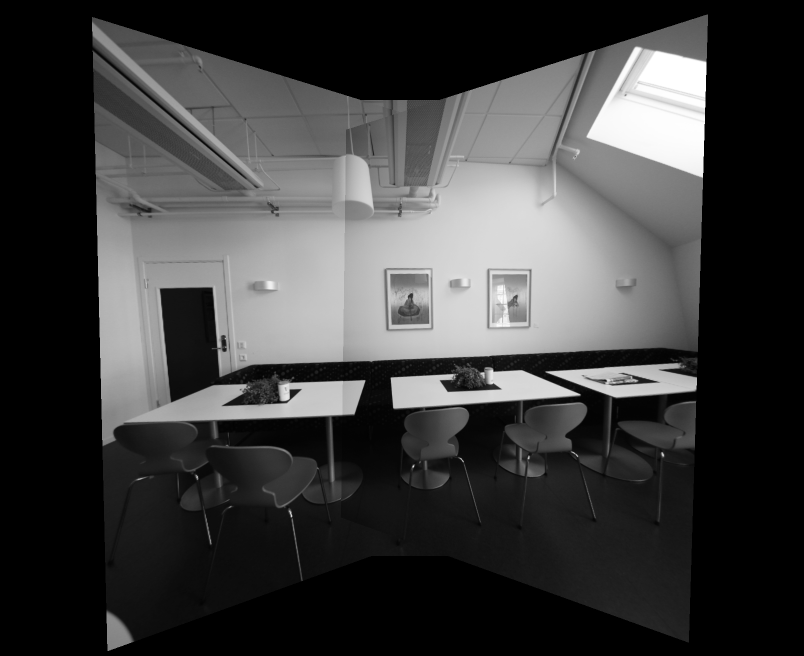
#> input picture Panoramas/output_homography.png, 1608 x 1312 px (shown at 1/2 size)
$ python main.py 3 output_homography.png output_homography_lpb.png output_cylindrical.png out.png
#> lines starting #> are read from the running program, lines starting #| are printed output that depends on the picture; after the words box and inside, x2 and y2 are one past the last pixel; in counts of white or black regions, pixels touching at a corner belong together
# Instructions:
# Do not change the output file names, use the helper functions as you see fit

import os
import sys
import cv2
import numpy as np
import matplotlib.pyplot as plt
import math


def Laplacian_Pyramid_Blending_with_mask(A, B, m, num_levels=6):
    # assume mask is float32 [0,1]

    # generate Gaussian pyramid for A,B and mask
    GA = A.copy()
    GB = B.copy()
    GM = m.copy()
    gpA = [GA]
    gpB = [GB]
    gpM = [GM]
    for i in xrange(num_levels):
        GA = cv2.pyrDown(GA)
        GB = cv2.pyrDown(GB)
        GM = cv2.pyrDown(GM)
        gpA.append(np.float32(GA))
        gpB.append(np.float32(GB))
        gpM.append(np.float32(GM))

    # generate Laplacian Pyramids for A,B and masks
    lpA = [gpA[num_levels - 1]
          ]  # the bottom of the Lap-pyr holds the last (smallest) Gauss level
    lpB = [gpB[num_levels - 1]]
    gpMr = [gpM[num_levels - 1]]
    for i in xrange(num_levels - 1, 0, -1):
        # Laplacian: subtarct upscaled version of lower level from current level
        # to get the high frequencies
        LA = np.subtract(gpA[i - 1], cv2.pyrUp(gpA[i]))
        LB = np.subtract(gpB[i - 1], cv2.pyrUp(gpB[i]))
        lpA.append(LA)
        lpB.append(LB)
        gpMr.append(gpM[i - 1])  # also reverse the masks

    # Now blend images according to mask in each level
    LS = []
    for la, lb, gm in zip(lpA, lpB, gpMr):
        ls = la * gm + lb * (1.0 - gm)
        LS.append(ls)

    # now reconstruct
    ls_ = LS[0]
    for i in xrange(1, num_levels):
        ls_ = cv2.pyrUp(ls_)
        ls_ = cv2.add(ls_, LS[i])

    return ls_


# [15 lines left out: function help_message, not called in this run]


'''
Detect, extract and match features between img1 and img2.
Using SIFT as the detector/extractor, but this is inconsequential to the user.

Returns: (pts1, pts2), where ptsN are points on image N.
    The lists are "aligned", i.e. point i in pts1 matches with point i in pts2.

Usage example:
    im1 = cv2.imread("image1.jpg", 0)
    im2 = cv2.imread("image2.jpg", 0)
    (pts1, pts2) = feature_matching(im1, im2)

    plt.subplot(121)
    plt.imshow(im1)
    plt.scatter(pts1[:,:,0],pts1[:,:,1], 0.5, c='r', marker='x')
    plt.subplot(122)
    plt.imshow(im2)
    plt.scatter(pts1[:,:,0],pts1[:,:,1], 0.5, c='r', marker='x')
'''


def feature_matching(img1, img2, savefig=False):
    # Initiate SIFT detector
    sift = cv2.xfeatures2d.SIFT_create()
    # find the keypoints and descriptors with SIFT
    kp1, des1 = sift.detectAndCompute(img1, None)
    kp2, des2 = sift.detectAndCompute(img2, None)
    # FLANN parameters
    FLANN_INDEX_KDTREE = 1
    index_params = dict(algorithm=FLANN_INDEX_KDTREE, trees=5)
    search_params = dict(checks=50)  # or pass empty dictionary
    flann = cv2.FlannBasedMatcher(index_params, search_params)
    matches2to1 = flann.knnMatch(des2, des1, k=2)

    matchesMask_ratio = [[0, 0] for i in xrange(len(matches2to1))]
    match_dict = {}
    for i, (m, n) in enumerate(matches2to1):
        if m.distance < 0.7 * n.distance:
            matchesMask_ratio[i] = [1, 0]
            match_dict[m.trainIdx] = m.queryIdx

    good = []
    recip_matches = flann.knnMatch(des1, des2, k=2)
    matchesMask_ratio_recip = [[0, 0] for i in xrange(len(recip_matches))]

    for i, (m, n) in enumerate(recip_matches):
        if m.distance < 0.7 * n.distance:  # ratio
            if m.queryIdx in match_dict and match_dict[m.
                                                       queryIdx] == m.trainIdx:  #reciprocal
                good.append(m)
                matchesMask_ratio_recip[i] = [1, 0]

    if savefig:
        draw_params = dict(
            matchColor=(0, 255, 0),
            singlePointColor=(255, 0, 0),
            matchesMask=matchesMask_ratio_recip,
            flags=0)
        img3 = cv2.drawMatchesKnn(img1, kp1, img2, kp2, recip_matches, None,
                                  **draw_params)

        plt.figure(), plt.xticks([]), plt.yticks([])
        plt.imshow(img3,)
        plt.savefig("feature_matching.png", bbox_inches='tight')

    return ([kp1[m.queryIdx].pt
             for m in good], [kp2[m.trainIdx].pt for m in good])


'''
Warp an image from cartesian coordinates (x, y) into cylindrical coordinates (theta, h)
Returns: (image, mask)
Mask is [0,255], and has 255s wherever the cylindrical images has a valid value.
Masks are useful for stitching

Usage example:

    im = cv2.imread("myimage.jpg",0) #grayscale
    h,w = im.shape
    f = 700
    K = np.array([[f, 0, w/2], [0, f, h/2], [0, 0, 1]]) # mock calibration matrix
    imcyl = cylindricalWarpImage(im, K)
'''


# [35 lines left out: function cylindricalWarpImage, not called in this run]


'''
Calculate the geometric transform (only affine or homography) between two images,
based on feature matching and alignment with a robust estimator (RANSAC).

Returns: (M, pts1, pts2, mask)
Where: M    is the 3x3 transform matrix
       pts1 are the matched feature points in image 1
       pts2 are the matched feature points in image 2
       mask is a binary mask over the lists of points that selects the transformation inliers

Usage example:
    im1 = cv2.imread("image1.jpg", 0)
    im2 = cv2.imread("image2.jpg", 0)
    (M, pts1, pts2, mask) = getTransform(im1, im2)

    # for example: transform im1 to im2's plane
    # first, make some room around im2
    im2 = cv2.copyMakeBorder(im2,200,200,500,500, cv2.BORDER_CONSTANT)
    # then transform im1 with the 3x3 transformation matrix
    out = cv2.warpPerspective(im1, M, (im1.shape[1],im2.shape[0]), dst=im2.copy(), borderMode=cv2.BORDER_TRANSPARENT)

    plt.imshow(out, cmap='gray')
    plt.show()
'''


def getTransform(src, dst, method='affine'):
    pts1, pts2 = feature_matching(src, dst)

    src_pts = np.float32(pts1).reshape(-1, 1, 2)
    dst_pts = np.float32(pts2).reshape(-1, 1, 2)

    if method == 'affine':
        M, mask = cv2.estimateAffine2D(
            src_pts, dst_pts, cv2.RANSAC, ransacReprojThreshold=5.0)
#       M = np.append(M, [[0,0,1]], axis=0)

    if method == 'homography':
        M, mask = cv2.findHomography(src_pts, dst_pts, cv2.RANSAC, 5.0)

    matchesMask = mask.ravel().tolist()

    return (M, pts1, pts2, mask)


# ===================================================
# ================ Perspective Warping ==============
# ===================================================
# [33 lines left out: function Perspective_warping, not called in this run]


def Bonus_perspective_warping(img1, img2, img3):

    # Write your codes here
    mid = img1
    right = img2
    left = img3

    mid = cv2.copyMakeBorder(mid, 200, 200, 500, 500, cv2.BORDER_CONSTANT)
    #	ml = np.ones(left.shape)
    ml = np.ones_like(left, dtype='float32')
    mr = np.ones_like(right, dtype='float32')

    (M, pts1, pts2, mask) = getTransform(left, mid, 'homography')
    #	(Mm, pts1, pts2, mask) = getTransform(ml, mid,'homography')
    lout = cv2.warpPerspective(
        src=left,
        M=M,
        dsize=(mid.shape[1], mid.shape[0]))
    outm = cv2.warpPerspective(
        src=ml,
        M=M,
        dsize=(mid.shape[1], mid.shape[0]))

    outm[outm != 0] = 300
    outm[outm == 0] = 1
    outm[outm == 300] = 0

    out = Laplacian_Pyramid_Blending_with_mask(mid, lout, outm, 4)

    (M, pts1, pts2, mask) = getTransform(right, mid, 'homography')
    rout = cv2.warpPerspective(
        src=right, M=M, dsize=(mid.shape[1], mid.shape[0]))
    outm = cv2.warpPerspective(src=mr, M=M, dsize=(mid.shape[1], mid.shape[0]))

    outm[outm != 0] = 300
    outm[outm == 0] = 1
    outm[outm == 300] = 0
    out = Laplacian_Pyramid_Blending_with_mask(out, rout, outm, 4)

    output_image = out  # This is dummy output, change it to your output

    # Write out the result
    output_name = sys.argv[5] + "output_homography_lpb.png"
    cv2.imwrite(output_name, output_image)

    return True


# ===================================================
# =============== Cynlindrical Warping ==============
# ===================================================
# [142 lines left out: functions Cylindrical_warping, Bonus_cylindrical_warping, not called in this run]


'''
This exact function will be used to evaluate your results for HW2
Compare your result with master image and get the difference, the grading
criteria is posted on Piazza
'''


# [37 lines left out: function RMSD, not called in this run]


if __name__ == '__main__':
    question_number = -1

    # Validate the input arguments
    if (len(sys.argv) != 6):
        help_message()
        sys.exit()
    else:
        question_number = int(sys.argv[1])
        if (question_number > 4 or question_number < 1):
            print("Input parameters out of bound ...")
            sys.exit()

    input_image1 = cv2.imread(sys.argv[2], 0)
#> input_image1 is the input picture: shape (1312, 1608); min 0, max 255, mean 61.8
    input_image2 = cv2.imread(sys.argv[3], 0)
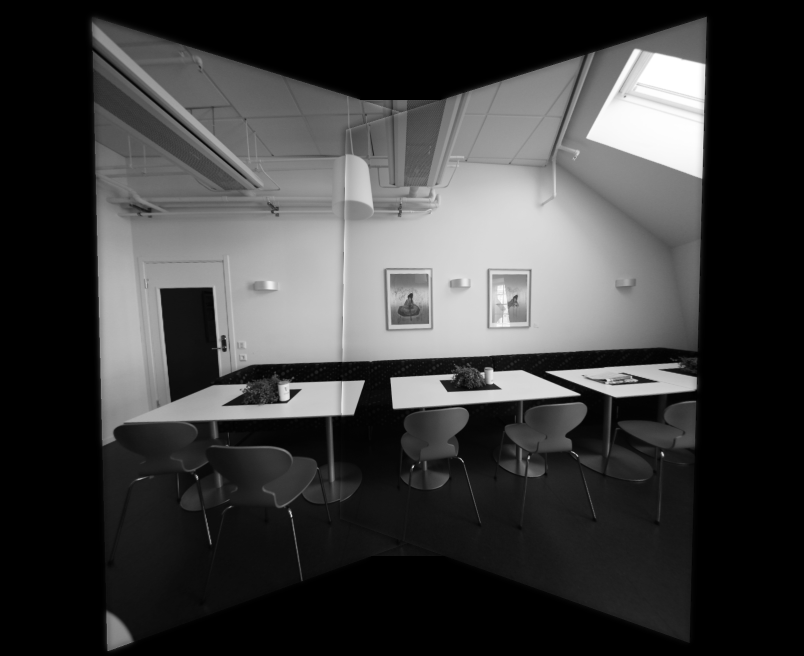
#> input picture Panoramas/output_homography_lpb.png, 1608 x 1312 px (shown at 1/2 size)
#> input_image2 is the input picture: shape (1312, 1608); min 0, max 255, mean 61.6
    input_image3 = cv2.imread(sys.argv[4], 0)
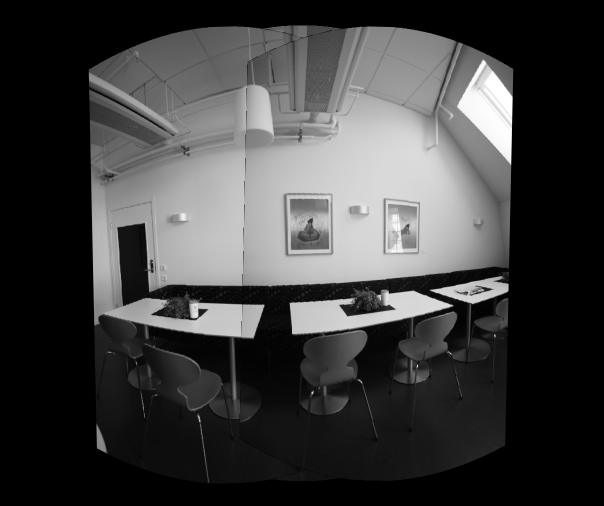
#> input picture Panoramas/output_cylindrical.png, 1208 x 1012 px (shown at 1/2 size)
#> input_image3 is the input picture: shape (1012, 1208); min 0, max 255, mean 62.7
    function_launch = {
        1: Perspective_warping,
        2: Cylindrical_warping,
        3: Bonus_perspective_warping,
        4: Bonus_cylindrical_warping,
    }

    # Call the function
    function_launch[question_number](input_image1, input_image2, input_image3)
#> in Bonus_perspective_warping, `mid = cv2.copyMakeBorder(mid, 200, 200, 500, 500, cv2.BORDER_CONSTANT)`:
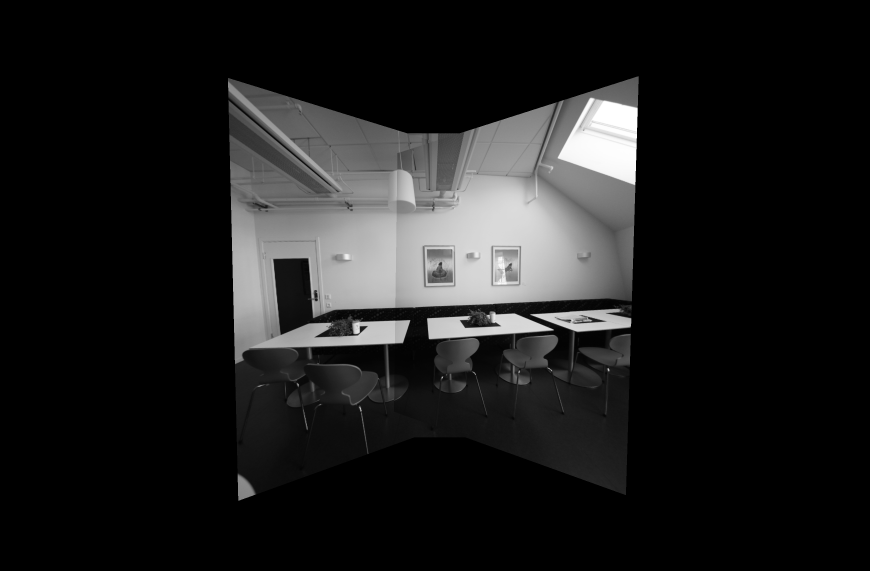
#> mid: shape (1712, 2608) (shown at 1/3 size); min 0, max 255, mean 29.2
#> in feature_matching, `kp1, des1 = sift.detectAndCompute(img1, None)`: kp1 = 1156 keypoints; strongest (x, y, size): (625, 785, 3), (978, 206, 78.8), (723, 765, 1.8), (403, 624, 9.2)
#> in feature_matching, `kp2, des2 = sift.detectAndCompute(img2, None)`: kp2 = 974 keypoints; strongest (x, y, size): (1815, 408, 156.9), (1326, 1133, 2.8), (1083, 1232, 2.6), (1086, 986, 10.6)
#> in feature_matching, `matches2to1 = flann.knnMatch(des2, des1, k=2)`: matches2to1 = 974 matches
#> in feature_matching, `matchesMask_ratio = [[0, 0] for i in xrange(len(matches2to1))]`: matchesMask_ratio = 974 pairs, first value 0 to 0, second value 0 to 0
#> after the loop in feature_matching, `for i, (m, n) in enumerate(matches2to1):`: match_dict = 365 items; matchesMask_ratio = 974 pairs, first value 0 to 1, second value 0 to 0
#> in feature_matching, `recip_matches = flann.knnMatch(des1, des2, k=2)`: recip_matches = 1156 matches
#> in feature_matching, `matchesMask_ratio_recip = [[0, 0] for i in xrange(len(recip_matches))]`: matchesMask_ratio_recip = 1156 pairs, first value 0 to 0, second value 0 to 0
#> after the loop in feature_matching, `for i, (m, n) in enumerate(recip_matches):`: good = 329 matches; matchesMask_ratio_recip = 1156 pairs, first value 0 to 1, second value 0 to 0
#> in getTransform, `pts1, pts2 = feature_matching(src, dst)`: pts1 = 329 pairs, first value 181.2 to 1023.8, second value 52.55 to 841.9; pts2 = 329 pairs, first value 688.1 to 1912.5, second value 333.5 to 1231.9
#> in getTransform, `src_pts = np.float32(pts1).reshape(-1, 1, 2)`: src_pts = 329 rows, first 8: [181.2, 197.5], [192.7, 643.5], [234.3, 613.5], [270.3, 715.1], [273.9, 116.3], [274.7, 718.9], [297.6, 533.7], [298.4, 545.4]
#> in getTransform, `dst_pts = np.float32(pts2).reshape(-1, 1, 2)`: dst_pts = 329 rows, first 8: [1396.8, 398.2], [715.2, 1074.5], [816.7, 1010.2], [888.3, 1139.3], [899.7, 333.8], [894.3, 1144.1], [938.2, 888.7], [939.9, 905.8]
#> in getTransform, `M, mask = cv2.findHomography(src_pts, dst_pts, cv2.RANSAC, 5.0)`: M = [[0.181, 0.00175, 872.7], [-0.35, 0.735, 483.7], [-0.000408, -2.27e-07, 1]]; mask = 329 values, max 1 at index 89, min 0 at index 0, mean 0.562
#> in getTransform, `matchesMask = mask.ravel().tolist()`: matchesMask has the same summary as mask
#> in Bonus_perspective_warping, `outm[outm != 0] = 300`: outm: shape (1712, 2608) float32; values 0 (black) and 300 (white), 31.8% white; 1 white region, box (x1, y1, x2, y2) and area: (873, 119, 2159, 1589) 1420360
#> after the loop in Laplacian_Pyramid_Blending_with_mask, `for i in xrange(num_levels):`:
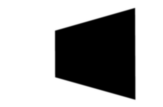
#> GM: shape (107, 163) float32; min 0, max 1, mean 0.682
#> after the loop in Laplacian_Pyramid_Blending_with_mask, `for i in xrange(num_levels):`: gpA = 5 items
#> the loop in Laplacian_Pyramid_Blending_with_mask, `for i in xrange(num_levels - 1, 0, -1):` made 3 passes
#> pass 2, in Laplacian_Pyramid_Blending_with_mask, `LB = np.subtract(gpB[i - 1], cv2.pyrUp(gpB[i]))`:
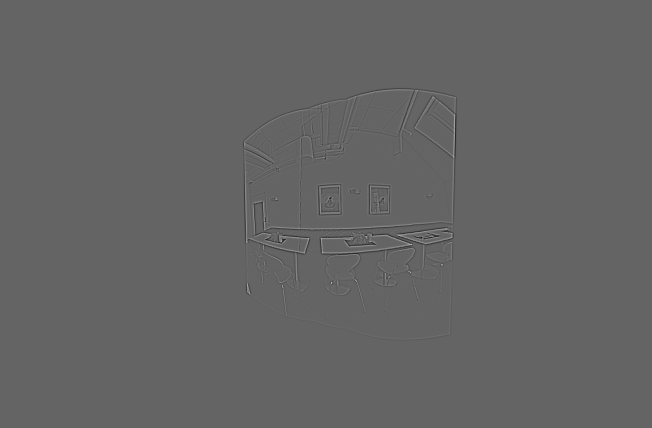
#> LB: shape (856, 1304) float32 (shown at 1/2 size); min -70.25, max 108.2, mean 0; drawn with min black and max white
#> after the loop in Laplacian_Pyramid_Blending_with_mask, `for i in xrange(num_levels - 1, 0, -1):`: gpMr = 4 items
#> the loop in Laplacian_Pyramid_Blending_with_mask, `for la, lb, gm in zip(lpA, lpB, gpMr):` made 4 passes
#> pass 1, in Laplacian_Pyramid_Blending_with_mask, `ls = la * gm + lb * (1.0 - gm)`:
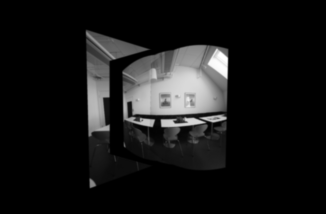
#> ls: shape (214, 326) float32; min 0, max 255, mean 22.9
#> in feature_matching (call 2), `kp1, des1 = sift.detectAndCompute(img1, None)`: kp1 = 936 keypoints; strongest (x, y, size): (1314, 213, 153.6), (826, 934, 2.9), (583, 1032, 2.6), (586, 786, 10.6)
#> in feature_matching (call 2), `recip_matches = flann.knnMatch(des1, des2, k=2)`: recip_matches = 936 matches
#> after the loop in feature_matching (call 2), `for i, (m, n) in enumerate(recip_matches):`: good = 734 matches; matchesMask_ratio_recip = 936 pairs, first value 0 to 1, second value 0 to 0
#> in getTransform (call 2), `src_pts = np.float32(pts1).reshape(-1, 1, 2)`: src_pts = 734 rows, first 8: [174.3, 92.92], [196.8, 127.8], [216.5, 327.9], [240.1, 846], [240.7, 846.6], [241.7, 90.03], [249.7, 846.3], [260.4, 410]
#> in getTransform (call 2), `dst_pts = np.float32(pts2).reshape(-1, 1, 2)`: dst_pts = 734 rows, first 8: [674.2, 290.3], [695.3, 324.7], [712.8, 523.1], [740.1, 1046], [740.7, 1046.6], [741.7, 290], [749.7, 1046.3], [760.4, 610]
#> in Bonus_perspective_warping, `(M, pts1, pts2, mask) = getTransform(right, mid, 'homography')`: M = [[0.998, 0.00355, 499.6], [-0.00207, 1, 199.4], [-2.24e-06, 3.02e-06, 1]]; pts1 = 734 pairs, first value 174.3 to 1392.2, second value 60.54 to 1081.2; pts2 = 734 pairs, first value 674.2 to 1895.3, second value 255.2 to 1281.2; mask = 734 values, max 1 at index 0, min 0 at index 2, mean 0.985
#> in Bonus_perspective_warping, `outm[outm != 0] = 300`: outm: shape (1712, 2608) float32; values 0 (black) and 300 (white), 47.4% white; 1 white region, box (x1, y1, x2, y2) and area: (499, 196, 2112, 1513) 2115744
#> call 2 of Laplacian_Pyramid_Blending_with_mask, with num_levels = 4
#> after the loop in Laplacian_Pyramid_Blending_with_mask (call 2), `for i in xrange(num_levels):`:
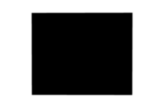
#> GM: shape (107, 163) float32; min 0, max 1, mean 0.526
#> the loop in Laplacian_Pyramid_Blending_with_mask (call 2), `for la, lb, gm in zip(lpA, lpB, gpMr):` made 4 passes
